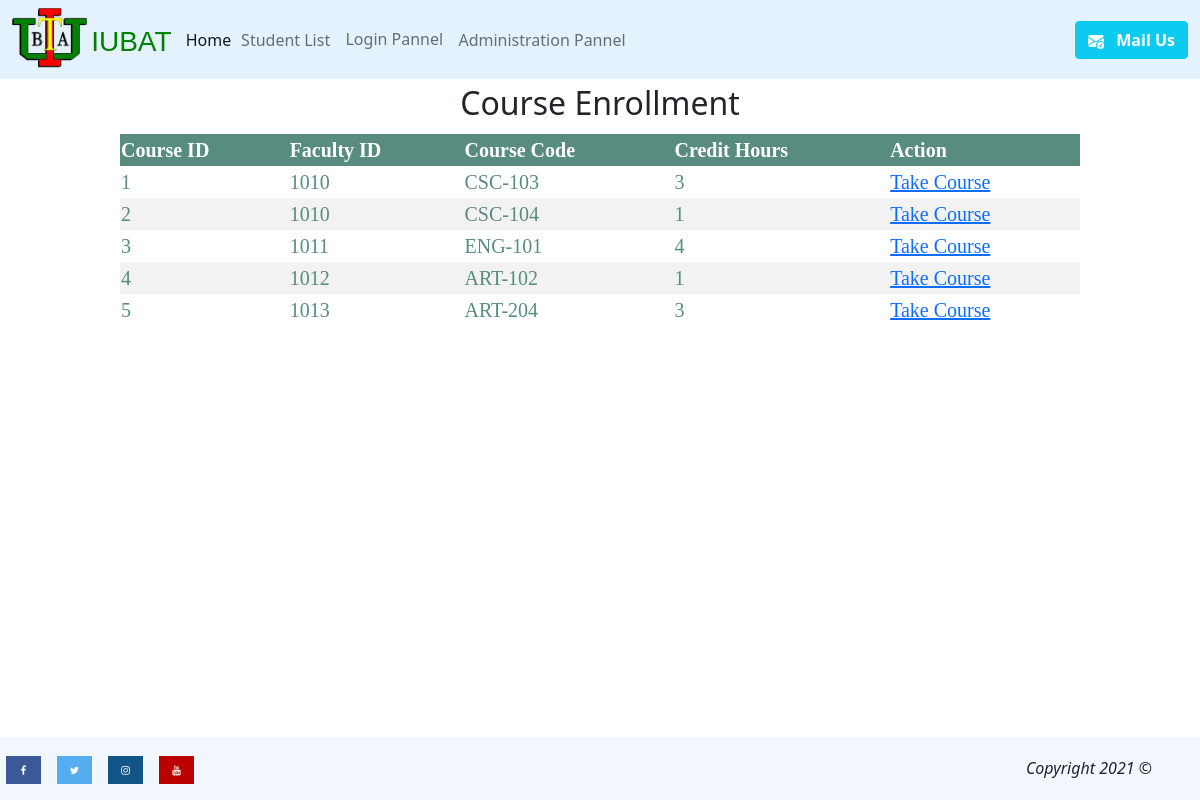
Page /homepage/take_course.php on the committed database.
### tables this page shows
CREATE TABLE `course` (
  `faculty_id` int(10) NOT NULL,
  `student_id` int(10) NOT NULL,
  `course_id` int(11) NOT NULL,
  `course_name` varchar(50) NOT NULL,
  `course_code` varchar(8) NOT NULL,
  `credit_hours` int(3) NOT NULL
);

### homepage/take_course.php (the view, shortened to what this page needs)
<!DOCTYPE html>
<html lang="en">
<head>
</head>
<body>
<?php
$user_id = $_SESSION['user_login'];
include('header.php');
?>
<h2 style="margin-top: 7%; margin-bottom:1%; text-align:center">Course Enrollment</h2>
<table style="margin-top: 1%; margin-bottom:16%;" >
<tr>
    <th>Course ID</th>
    <th>Faculty ID</th>
    <th>Course Code</th>
    <th>Credit Hours</th>
    <th>Action</th>
</tr>
<?php
include('connection.php');
       $sql = "SELECT * FROM course";
       $result = mysqli_query($conn,$sql);
       if($result){
?>
<?php
       while ($data = mysqli_fetch_assoc($result)){
        ?>
            <tr>
                <td><?php echo $data['course_id']; ?></td>
                <td><?php echo $data['faculty_id']; ?></td>
                <td><?php echo $data['course_code']; ?></td>
                <td><?php echo $data['credit_hours'] ?></td>
                <td><a href="take_course_form.php?student_id=<?php echo $user_id ?>">Take Course</a></td>
            </tr>
 <?php
       }
  ?>
</table>
<?php
       } else{
           echo "You don't have any database";
       }
?>
<?php
include('footer.php');
?>

### homepage/take_course.php (style rules this page uses)
table { border-collapse: collapse; width: 80%; color: #588c7e; font-family: 'Times New Roman', Times, serif; font-size: 20px; text-align: left; margin: auto; }
th { background-color: #588c7e; color: white; }
tr:nth-child(even) { background-color: #f2f2f2; }

### rows in the picture
course: course_id "1", faculty "1010", course_code "CSC-103", credit_hours "3"
course: course_id "2", faculty "1010", course_code "CSC-104", credit_hours "1"
course: course_id "3", faculty "1011", course_code "ENG-101", credit_hours "4"
course: course_id "4", faculty "1012", course_code "ART-102", credit_hours "1"
course: course_id "5", faculty "1013", course_code "ART-204", credit_hours "3"
